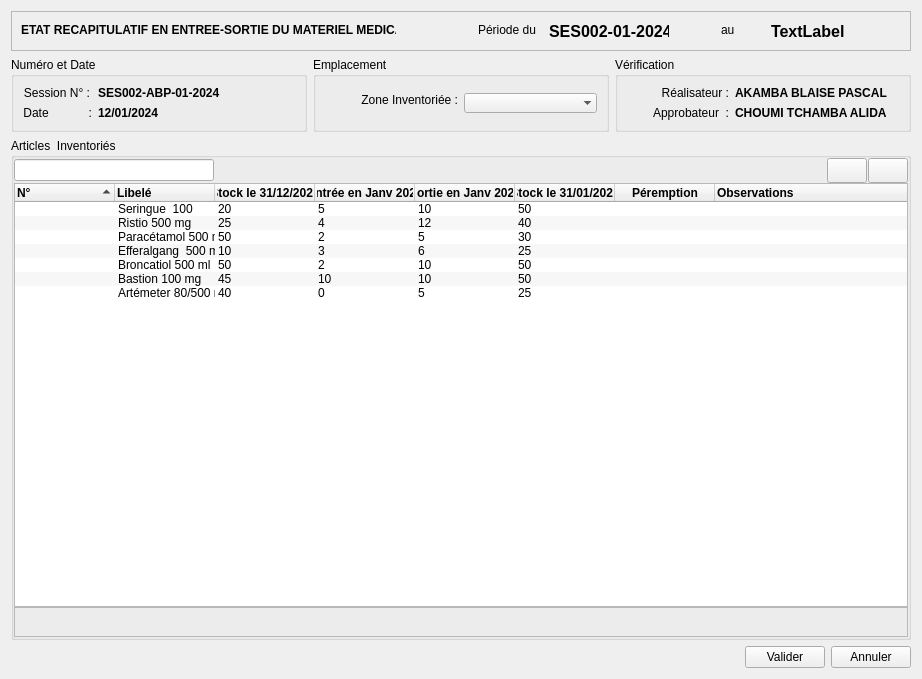
<?xml version="1.0" encoding="UTF-8"?>
<ui version="4.0">
 <class>PeriodicStockMoveRecap</class>
 <widget class="QWidget" name="PeriodicStockMoveRecap">
  <property name="geometry">
   <rect>
    <x>0</x>
    <y>0</y>
    <width>922</width>
    <height>679</height>
   </rect>
  </property>
  <property name="windowTitle">
   <string>Inventaire d'Ouverture de Session</string>
  </property>
  <layout class="QVBoxLayout" name="verticalLayout_3">
   <item>
    <widget class="QFrame" name="frame_2">
     <property name="enabled">
      <bool>true</bool>
     </property>
     <property name="minimumSize">
      <size>
       <width>0</width>
       <height>40</height>
      </size>
     </property>
     <property name="maximumSize">
      <size>
       <width>16777215</width>
       <height>40</height>
      </size>
     </property>
     <property name="frameShape">
      <enum>QFrame::StyledPanel</enum>
     </property>
     <property name="frameShadow">
      <enum>QFrame::Plain</enum>
     </property>
     <property name="lineWidth">
      <number>0</number>
     </property>
     <widget class="QLabel" name="label_3">
      <property name="geometry">
       <rect>
        <x>10</x>
        <y>10</y>
        <width>375</width>
        <height>17</height>
       </rect>
      </property>
      <property name="sizePolicy">
       <sizepolicy hsizetype="Expanding" vsizetype="Preferred">
        <horstretch>0</horstretch>
        <verstretch>0</verstretch>
       </sizepolicy>
      </property>
      <property name="font">
       <font>
        <bold>true</bold>
       </font>
      </property>
      <property name="lineWidth">
       <number>0</number>
      </property>
      <property name="text">
       <string>ETAT RECAPITULATIF EN ENTREE-SORTIE DU MATERIEL MEDICAL</string>
      </property>
     </widget>
     <widget class="QLabel" name="label_4">
      <property name="geometry">
       <rect>
        <x>538</x>
        <y>10</y>
        <width>120</width>
        <height>20</height>
       </rect>
      </property>
      <property name="font">
       <font>
        <pointsize>12</pointsize>
        <bold>true</bold>
       </font>
      </property>
      <property name="text">
       <string>SES002-01-2024</string>
      </property>
     </widget>
     <widget class="QLabel" name="label_6">
      <property name="geometry">
       <rect>
        <x>467</x>
        <y>10</y>
        <width>65</width>
        <height>17</height>
       </rect>
      </property>
      <property name="text">
       <string>Période du </string>
      </property>
     </widget>
     <widget class="QLabel" name="label_12">
      <property name="geometry">
       <rect>
        <x>760</x>
        <y>10</y>
        <width>77</width>
        <height>20</height>
       </rect>
      </property>
      <property name="font">
       <font>
        <pointsize>12</pointsize>
        <bold>true</bold>
       </font>
      </property>
      <property name="text">
       <string>TextLabel</string>
      </property>
     </widget>
     <widget class="QLabel" name="label_13">
      <property name="geometry">
       <rect>
        <x>710</x>
        <y>10</y>
        <width>21</width>
        <height>17</height>
       </rect>
      </property>
      <property name="text">
       <string>au</string>
      </property>
     </widget>
    </widget>
   </item>
   <item>
    <layout class="QHBoxLayout" name="horizontalLayout_6">
     <item>
      <widget class="QGroupBox" name="groupBox">
       <property name="title">
        <string>Numéro et Date</string>
       </property>
       <layout class="QGridLayout" name="gridLayout_4">
        <item row="0" column="0">
         <layout class="QGridLayout" name="gridLayout_3">
          <item row="1" column="0">
           <widget class="QLabel" name="label">
            <property name="sizePolicy">
             <sizepolicy hsizetype="Fixed" vsizetype="Preferred">
              <horstretch>0</horstretch>
              <verstretch>0</verstretch>
             </sizepolicy>
            </property>
            <property name="text">
             <string>Date            :</string>
            </property>
            <property name="alignment">
             <set>Qt::AlignRight|Qt::AlignTrailing|Qt::AlignVCenter</set>
            </property>
           </widget>
          </item>
          <item row="1" column="1">
           <widget class="QLabel" name="label_9">
            <property name="sizePolicy">
             <sizepolicy hsizetype="Ignored" vsizetype="Preferred">
              <horstretch>0</horstretch>
              <verstretch>0</verstretch>
             </sizepolicy>
            </property>
            <property name="minimumSize">
             <size>
              <width>70</width>
              <height>0</height>
             </size>
            </property>
            <property name="font">
             <font>
              <bold>true</bold>
             </font>
            </property>
            <property name="text">
             <string>12/01/2024</string>
            </property>
           </widget>
          </item>
          <item row="0" column="0">
           <widget class="QLabel" name="label_5">
            <property name="sizePolicy">
             <sizepolicy hsizetype="Fixed" vsizetype="Preferred">
              <horstretch>0</horstretch>
              <verstretch>0</verstretch>
             </sizepolicy>
            </property>
            <property name="text">
             <string>Session N° :</string>
            </property>
            <property name="alignment">
             <set>Qt::AlignRight|Qt::AlignTrailing|Qt::AlignVCenter</set>
            </property>
           </widget>
          </item>
          <item row="0" column="1">
           <widget class="QLabel" name="label_8">
            <property name="sizePolicy">
             <sizepolicy hsizetype="Ignored" vsizetype="Preferred">
              <horstretch>0</horstretch>
              <verstretch>0</verstretch>
             </sizepolicy>
            </property>
            <property name="minimumSize">
             <size>
              <width>95</width>
              <height>0</height>
             </size>
            </property>
            <property name="font">
             <font>
              <bold>true</bold>
             </font>
            </property>
            <property name="text">
             <string>SES002-ABP-01-2024</string>
            </property>
            <property name="alignment">
             <set>Qt::AlignLeading|Qt::AlignLeft|Qt::AlignVCenter</set>
            </property>
           </widget>
          </item>
         </layout>
        </item>
       </layout>
      </widget>
     </item>
     <item>
      <widget class="QGroupBox" name="groupBox_4">
       <property name="title">
        <string>Emplacement</string>
       </property>
       <layout class="QGridLayout" name="gridLayout_6">
        <item row="0" column="0">
         <layout class="QGridLayout" name="gridLayout_5">
          <item row="0" column="0">
           <widget class="QLabel" name="label_17">
            <property name="text">
             <string>Zone Inventoriée :</string>
            </property>
            <property name="alignment">
             <set>Qt::AlignRight|Qt::AlignTop|Qt::AlignTrailing</set>
            </property>
           </widget>
          </item>
          <item row="0" column="1">
           <widget class="QComboBox" name="comboBox_4">
            <property name="placeholderText">
             <string>Infirmerie</string>
            </property>
            <property name="frame">
             <bool>false</bool>
            </property>
           </widget>
          </item>
         </layout>
        </item>
       </layout>
      </widget>
     </item>
     <item>
      <widget class="QGroupBox" name="groupBox_2">
       <property name="title">
        <string>Vérification</string>
       </property>
       <layout class="QGridLayout" name="gridLayout_2">
        <item row="0" column="0">
         <layout class="QHBoxLayout" name="horizontalLayout_4">
          <property name="sizeConstraint">
           <enum>QLayout::SetFixedSize</enum>
          </property>
          <item>
           <widget class="QLabel" name="label_2">
            <property name="maximumSize">
             <size>
              <width>90</width>
              <height>16777215</height>
             </size>
            </property>
            <property name="text">
             <string>Réalisateur :</string>
            </property>
            <property name="alignment">
             <set>Qt::AlignRight|Qt::AlignTrailing|Qt::AlignVCenter</set>
            </property>
           </widget>
          </item>
          <item>
           <widget class="QLabel" name="label_10">
            <property name="sizePolicy">
             <sizepolicy hsizetype="Fixed" vsizetype="Preferred">
              <horstretch>0</horstretch>
              <verstretch>0</verstretch>
             </sizepolicy>
            </property>
            <property name="font">
             <font>
              <bold>true</bold>
             </font>
            </property>
            <property name="text">
             <string>AKAMBA BLAISE PASCAL</string>
            </property>
           </widget>
          </item>
         </layout>
        </item>
        <item row="1" column="0">
         <layout class="QHBoxLayout" name="horizontalLayout_5">
          <property name="sizeConstraint">
           <enum>QLayout::SetFixedSize</enum>
          </property>
          <item>
           <widget class="QLabel" name="label_7">
            <property name="maximumSize">
             <size>
              <width>90</width>
              <height>16777215</height>
             </size>
            </property>
            <property name="text">
             <string>Approbateur  :</string>
            </property>
            <property name="alignment">
             <set>Qt::AlignRight|Qt::AlignTrailing|Qt::AlignVCenter</set>
            </property>
           </widget>
          </item>
          <item>
           <widget class="QLabel" name="label_11">
            <property name="sizePolicy">
             <sizepolicy hsizetype="Fixed" vsizetype="Preferred">
              <horstretch>0</horstretch>
              <verstretch>0</verstretch>
             </sizepolicy>
            </property>
            <property name="font">
             <font>
              <bold>true</bold>
             </font>
            </property>
            <property name="text">
             <string>CHOUMI TCHAMBA ALIDA</string>
            </property>
           </widget>
          </item>
         </layout>
        </item>
       </layout>
      </widget>
     </item>
    </layout>
   </item>
   <item>
    <widget class="QGroupBox" name="groupBox_3">
     <property name="title">
      <string>Articles  Inventoriés</string>
     </property>
     <layout class="QGridLayout" name="gridLayout">
      <property name="leftMargin">
       <number>0</number>
      </property>
      <property name="topMargin">
       <number>0</number>
      </property>
      <property name="rightMargin">
       <number>0</number>
      </property>
      <property name="bottomMargin">
       <number>0</number>
      </property>
      <property name="spacing">
       <number>0</number>
      </property>
      <item row="0" column="0">
       <layout class="QVBoxLayout" name="verticalLayout_2">
        <property name="spacing">
         <number>0</number>
        </property>
        <item>
         <layout class="QHBoxLayout" name="horizontalLayout">
          <property name="spacing">
           <number>1</number>
          </property>
          <item>
           <widget class="QLineEdit" name="lineEdit">
            <property name="sizePolicy">
             <sizepolicy hsizetype="Expanding" vsizetype="Fixed">
              <horstretch>0</horstretch>
              <verstretch>0</verstretch>
             </sizepolicy>
            </property>
            <property name="maximumSize">
             <size>
              <width>200</width>
              <height>16777215</height>
             </size>
            </property>
            <property name="toolTip">
             <string extracomment="Enter Barcode to Scan"/>
            </property>
           </widget>
          </item>
          <item>
           <spacer name="horizontalSpacer">
            <property name="orientation">
             <enum>Qt::Horizontal</enum>
            </property>
            <property name="sizeHint" stdset="0">
             <size>
              <width>28</width>
              <height>25</height>
             </size>
            </property>
           </spacer>
          </item>
          <item>
           <widget class="QPushButton" name="pushButton_2">
            <property name="minimumSize">
             <size>
              <width>0</width>
              <height>25</height>
             </size>
            </property>
            <property name="icon">
             <iconset>
              <normaloff>:/icons/icons/list-remove.png</normaloff>:/icons/icons/list-remove.png</iconset>
            </property>
           </widget>
          </item>
          <item>
           <widget class="QPushButton" name="pushButton">
            <property name="minimumSize">
             <size>
              <width>0</width>
              <height>25</height>
             </size>
            </property>
            <property name="icon">
             <iconset>
              <normaloff>:/icons/icons/list-add.png</normaloff>:/icons/icons/list-add.png</iconset>
            </property>
           </widget>
          </item>
         </layout>
        </item>
        <item>
         <widget class="QWidget" name="widget" native="true">
          <layout class="QVBoxLayout" name="verticalLayout">
           <property name="spacing">
            <number>0</number>
           </property>
           <property name="leftMargin">
            <number>0</number>
           </property>
           <property name="topMargin">
            <number>0</number>
           </property>
           <property name="rightMargin">
            <number>0</number>
           </property>
           <property name="bottomMargin">
            <number>0</number>
           </property>
           <item>
            <widget class="QTreeWidget" name="treeWidget">
             <property name="sizeAdjustPolicy">
              <enum>QAbstractScrollArea::AdjustToContents</enum>
             </property>
             <property name="alternatingRowColors">
              <bool>true</bool>
             </property>
             <property name="textElideMode">
              <enum>Qt::ElideNone</enum>
             </property>
             <property name="autoExpandDelay">
              <number>0</number>
             </property>
             <property name="rootIsDecorated">
              <bool>false</bool>
             </property>
             <property name="uniformRowHeights">
              <bool>true</bool>
             </property>
             <property name="sortingEnabled">
              <bool>true</bool>
             </property>
             <attribute name="headerHighlightSections">
              <bool>true</bool>
             </attribute>
             <column>
              <property name="text">
               <string>N°</string>
              </property>
              <property name="font">
               <font>
                <bold>true</bold>
               </font>
              </property>
             </column>
             <column>
              <property name="text">
               <string>Libelé</string>
              </property>
              <property name="toolTip">
               <string>Nom du Médicament</string>
              </property>
              <property name="font">
               <font>
                <bold>true</bold>
               </font>
              </property>
             </column>
             <column>
              <property name="text">
               <string>Stock le 31/12/2023</string>
              </property>
              <property name="toolTip">
               <string>Quantité totale de Médicament avec laquelle a commencé le service hier</string>
              </property>
              <property name="font">
               <font>
                <bold>true</bold>
               </font>
              </property>
              <property name="textAlignment">
               <set>AlignCenter</set>
              </property>
             </column>
             <column>
              <property name="text">
               <string>Entrée en Janv 2024</string>
              </property>
              <property name="toolTip">
               <string>Quantité totale de Médicaments écoulés hier</string>
              </property>
              <property name="font">
               <font>
                <bold>true</bold>
               </font>
              </property>
              <property name="textAlignment">
               <set>AlignCenter</set>
              </property>
             </column>
             <column>
              <property name="text">
               <string>Sortie en Janv 2024</string>
              </property>
              <property name="toolTip">
               <string>Quantité de médicaments qui vous a été livrée Aujourd'hui</string>
              </property>
              <property name="font">
               <font>
                <bold>true</bold>
               </font>
              </property>
              <property name="textAlignment">
               <set>AlignCenter</set>
              </property>
             </column>
             <column>
              <property name="text">
               <string>Stock le 31/01/2024</string>
              </property>
              <property name="toolTip">
               <string>Quantité totale de Médicament avec laquelle vous commencez le service aujourd'hui</string>
              </property>
              <property name="font">
               <font>
                <bold>true</bold>
               </font>
              </property>
              <property name="textAlignment">
               <set>AlignCenter</set>
              </property>
             </column>
             <column>
              <property name="text">
               <string>Péremption</string>
              </property>
              <property name="font">
               <font>
                <bold>true</bold>
               </font>
              </property>
              <property name="textAlignment">
               <set>AlignCenter</set>
              </property>
             </column>
             <column>
              <property name="text">
               <string>Observations</string>
              </property>
              <property name="font">
               <font>
                <bold>true</bold>
               </font>
              </property>
             </column>
             <item>
              <property name="text">
               <string/>
              </property>
              <property name="text">
               <string>Seringue  100</string>
              </property>
              <property name="icon">
               <iconset>
                <normaloff>:/icons/icons/drugs.png</normaloff>:/icons/icons/drugs.png</iconset>
              </property>
              <property name="text">
               <string>20</string>
              </property>
              <property name="textAlignment">
               <set>AlignTrailing|AlignVCenter</set>
              </property>
              <property name="text">
               <string>5</string>
              </property>
              <property name="textAlignment">
               <set>AlignTrailing|AlignVCenter</set>
              </property>
              <property name="text">
               <string>10</string>
              </property>
              <property name="textAlignment">
               <set>AlignTrailing|AlignVCenter</set>
              </property>
              <property name="text">
               <string>50</string>
              </property>
              <property name="textAlignment">
               <set>AlignTrailing|AlignVCenter</set>
              </property>
              <property name="text">
               <string/>
              </property>
              <property name="text">
               <string/>
              </property>
             </item>
             <item>
              <property name="text">
               <string/>
              </property>
              <property name="text">
               <string>Ristio 500 mg</string>
              </property>
              <property name="text">
               <string>25</string>
              </property>
              <property name="textAlignment">
               <set>AlignTrailing|AlignVCenter</set>
              </property>
              <property name="text">
               <string>4</string>
              </property>
              <property name="textAlignment">
               <set>AlignTrailing|AlignVCenter</set>
              </property>
              <property name="text">
               <string>12</string>
              </property>
              <property name="textAlignment">
               <set>AlignTrailing|AlignVCenter</set>
              </property>
              <property name="text">
               <string>40</string>
              </property>
              <property name="textAlignment">
               <set>AlignTrailing|AlignVCenter</set>
              </property>
              <property name="text">
               <string/>
              </property>
              <property name="text">
               <string/>
              </property>
             </item>
             <item>
              <property name="text">
               <string/>
              </property>
              <property name="text">
               <string>Paracétamol 500 mg</string>
              </property>
              <property name="text">
               <string>50</string>
              </property>
              <property name="textAlignment">
               <set>AlignTrailing|AlignVCenter</set>
              </property>
              <property name="text">
               <string>2</string>
              </property>
              <property name="textAlignment">
               <set>AlignTrailing|AlignVCenter</set>
              </property>
              <property name="text">
               <string>5</string>
              </property>
              <property name="textAlignment">
               <set>AlignTrailing|AlignVCenter</set>
              </property>
              <property name="text">
               <string>30</string>
              </property>
              <property name="textAlignment">
               <set>AlignTrailing|AlignVCenter</set>
              </property>
              <property name="text">
               <string/>
              </property>
              <property name="text">
               <string/>
              </property>
             </item>
             <item>
              <property name="text">
               <string/>
              </property>
              <property name="text">
               <string>Efferalgang  500 mg</string>
              </property>
              <property name="text">
               <string>10</string>
              </property>
              <property name="textAlignment">
               <set>AlignTrailing|AlignVCenter</set>
              </property>
              <property name="text">
               <string>3</string>
              </property>
              <property name="textAlignment">
               <set>AlignTrailing|AlignVCenter</set>
              </property>
              <property name="text">
               <string>6</string>
              </property>
              <property name="textAlignment">
               <set>AlignTrailing|AlignVCenter</set>
              </property>
              <property name="text">
               <string>25</string>
              </property>
              <property name="textAlignment">
               <set>AlignTrailing|AlignVCenter</set>
              </property>
              <property name="text">
               <string/>
              </property>
              <property name="text">
               <string/>
              </property>
             </item>
             <item>
              <property name="text">
               <string/>
              </property>
              <property name="text">
               <string>Broncatiol 500 ml</string>
              </property>
              <property name="text">
               <string>50</string>
              </property>
              <property name="textAlignment">
               <set>AlignTrailing|AlignVCenter</set>
              </property>
              <property name="text">
               <string>2</string>
              </property>
              <property name="textAlignment">
               <set>AlignTrailing|AlignVCenter</set>
              </property>
              <property name="text">
               <string>10</string>
              </property>
              <property name="textAlignment">
               <set>AlignTrailing|AlignVCenter</set>
              </property>
              <property name="text">
               <string>50</string>
              </property>
              <property name="textAlignment">
               <set>AlignTrailing|AlignVCenter</set>
              </property>
              <property name="text">
               <string/>
              </property>
              <property name="text">
               <string/>
              </property>
             </item>
             <item>
              <property name="text">
               <string/>
              </property>
              <property name="text">
               <string>Bastion 100 mg</string>
              </property>
              <property name="text">
               <string>45</string>
              </property>
              <property name="textAlignment">
               <set>AlignTrailing|AlignVCenter</set>
              </property>
              <property name="text">
               <string>10</string>
              </property>
              <property name="textAlignment">
               <set>AlignTrailing|AlignVCenter</set>
              </property>
              <property name="text">
               <string>10</string>
              </property>
              <property name="textAlignment">
               <set>AlignTrailing|AlignVCenter</set>
              </property>
              <property name="text">
               <string>50</string>
              </property>
              <property name="textAlignment">
               <set>AlignTrailing|AlignVCenter</set>
              </property>
              <property name="text">
               <string/>
              </property>
              <property name="text">
               <string/>
              </property>
             </item>
             <item>
              <property name="text">
               <string/>
              </property>
              <property name="text">
               <string>Artémeter 80/500 mg</string>
              </property>
              <property name="text">
               <string>40</string>
              </property>
              <property name="textAlignment">
               <set>AlignTrailing|AlignVCenter</set>
              </property>
              <property name="text">
               <string>0</string>
              </property>
              <property name="textAlignment">
               <set>AlignTrailing|AlignVCenter</set>
              </property>
              <property name="text">
               <string>5</string>
              </property>
              <property name="textAlignment">
               <set>AlignTrailing|AlignVCenter</set>
              </property>
              <property name="text">
               <string>25</string>
              </property>
              <property name="textAlignment">
               <set>AlignTrailing|AlignVCenter</set>
              </property>
              <property name="text">
               <string/>
              </property>
              <property name="text">
               <string/>
              </property>
             </item>
            </widget>
           </item>
           <item>
            <widget class="QFrame" name="frame_3">
             <property name="minimumSize">
              <size>
               <width>0</width>
               <height>30</height>
              </size>
             </property>
             <property name="frameShape">
              <enum>QFrame::StyledPanel</enum>
             </property>
             <property name="frameShadow">
              <enum>QFrame::Raised</enum>
             </property>
            </widget>
           </item>
          </layout>
         </widget>
        </item>
       </layout>
      </item>
     </layout>
    </widget>
   </item>
   <item>
    <layout class="QHBoxLayout" name="horizontalLayout_2">
     <item>
      <spacer name="horizontalSpacer_2">
       <property name="orientation">
        <enum>Qt::Horizontal</enum>
       </property>
       <property name="sizeHint" stdset="0">
        <size>
         <width>40</width>
         <height>20</height>
        </size>
       </property>
      </spacer>
     </item>
     <item>
      <widget class="QPushButton" name="pushButton_3">
       <property name="text">
        <string>Valider</string>
       </property>
      </widget>
     </item>
     <item>
      <widget class="QPushButton" name="pushButton_4">
       <property name="text">
        <string>Annuler</string>
       </property>
      </widget>
     </item>
    </layout>
   </item>
  </layout>
 </widget>
 <resources/>
 <connections/>
</ui>
